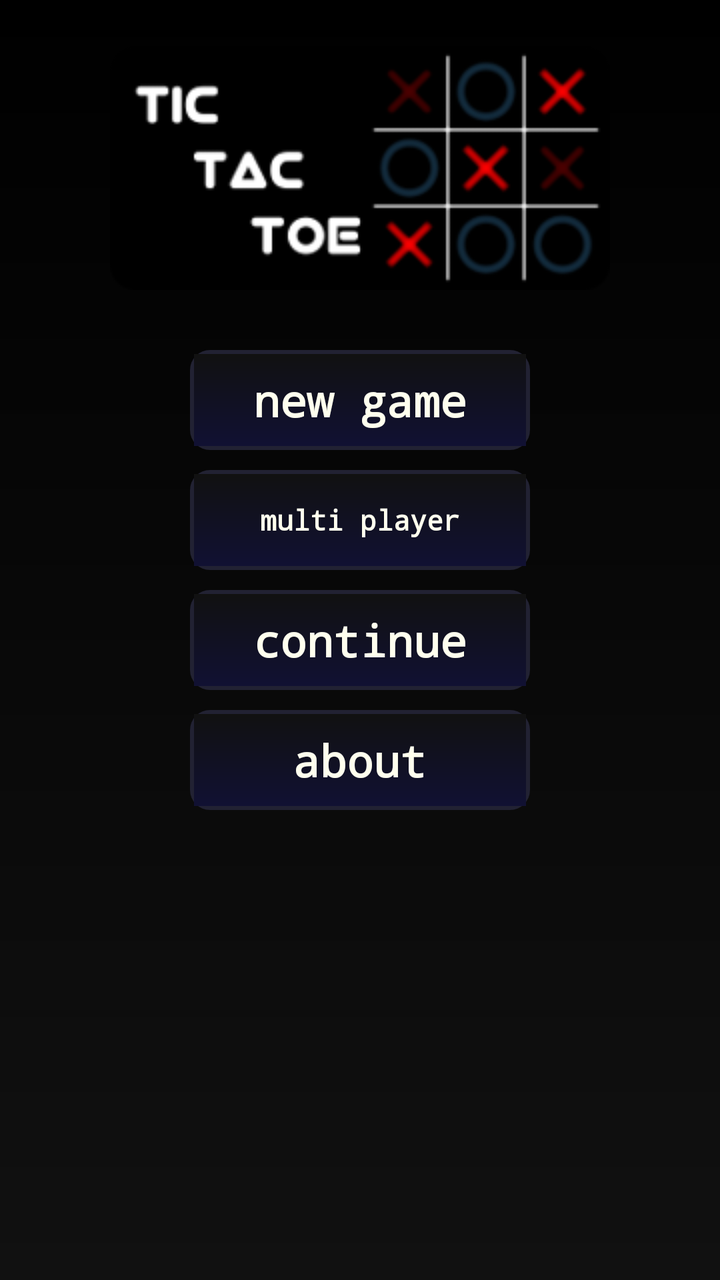
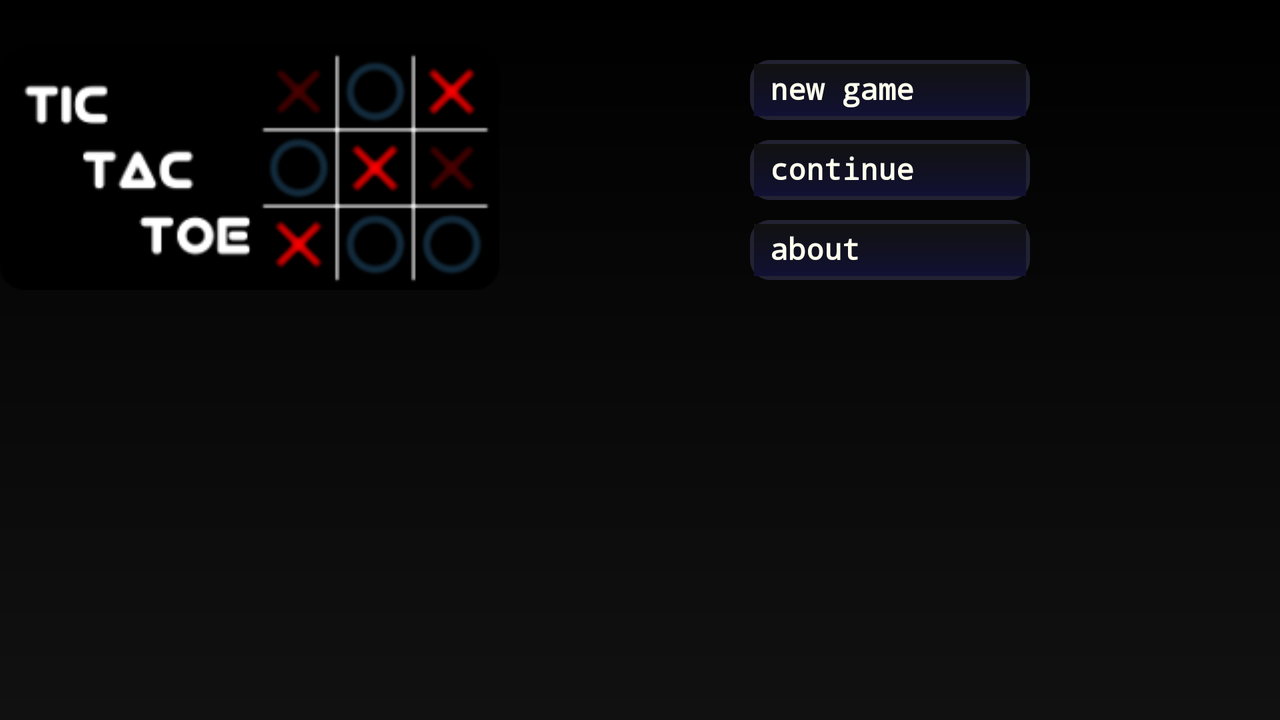

An Android layout and its configuration variant, each rendered on a device that would load it. The default file and the variant file are quoted in full after the pictures.
<!-- AndroidManifest.xml: application theme android:Theme.Holo -->
<!-- res/layout/activity_main.xml -->
<RelativeLayout xmlns:android="http://schemas.android.com/apk/res/android"
    xmlns:tools="http://schemas.android.com/tools"
    android:layout_width="match_parent"
    android:layout_height="match_parent"
    android:paddingBottom="@dimen/activity_vertical_margin"
    android:paddingLeft="@dimen/activity_horizontal_margin"
    android:paddingRight="@dimen/activity_horizontal_margin"
    android:paddingTop="@dimen/activity_vertical_margin"
    tools:context=".MainActivity" 
    android:background="@drawable/gradient_background"
    >

    <ImageView
        android:id="@+id/imageView1"
        android:layout_width="wrap_content"
        android:layout_height="wrap_content"
        android:layout_alignParentTop="true"
        android:layout_centerHorizontal="true"
        android:layout_marginTop="23dp"
        android:src="@drawable/logo2" />

    <LinearLayout
        android:layout_width="fill_parent"
        android:layout_height="wrap_content"
        android:layout_below="@+id/imageView1"
        android:layout_centerHorizontal="true"
        android:layout_marginTop="20dp"
        android:gravity="center"
        android:orientation="vertical"
        android:padding="5dp" >

        <Button
            android:id="@+id/new_game"
            android:layout_width="170dp"
            android:layout_height="50dp"
            android:layout_margin="5dp"
            android:background="@drawable/button_background"
            android:paddingBottom="4dp"
            android:paddingLeft="10dp"
            android:paddingRight="10dp"
            android:paddingTop="4dp"
            android:text="@string/new_game"
            android:textAppearance="?android:attr/textAppearanceLargeInverse"
            android:textColor="@color/text_color"
            android:textStyle="bold"
            android:typeface="monospace" 
            android:onClick="button_click"
            />

        <Button
            android:id="@+id/multi_player"
            android:layout_width="170dp"
            android:layout_height="50dp"
            android:layout_margin="5dp"
            android:background="@drawable/button_background"
            android:paddingBottom="4dp"
            android:paddingLeft="10dp"
            android:paddingRight="10dp"
            android:paddingTop="4dp"
            android:text="@string/multi_player"
            android:textAppearance="?android:attr/textAppearanceSmallInverse"
            android:textColor="@color/text_color"
            android:textStyle="bold"
            android:typeface="monospace" 
            android:onClick="button_click"
            />
        
        <Button
            android:id="@+id/continue_game"
            android:layout_width="170dp"
            android:layout_height="50dp"
            android:layout_margin="5dp"
            android:background="@drawable/button_background"
            android:paddingBottom="4dp"
            android:paddingLeft="10dp"
            android:paddingRight="10dp"
            android:paddingTop="4dp"
            android:text="@string/continue_game"
            android:textAppearance="?android:attr/textAppearanceLargeInverse"
            android:textColor="@color/text_color"
            android:textStyle="bold"
            android:onClick="button_click"
            android:typeface="monospace" />

        <Button
            android:id="@+id/about_game"
            android:layout_width="170dp"
            android:layout_height="50dp"
            android:layout_margin="5dp"
            android:background="@drawable/button_background"
            android:paddingBottom="4dp"
            android:paddingLeft="10dp"
            android:paddingRight="10dp"
            android:paddingTop="4dp"
            android:text="@string/about_game"
            android:textAppearance="?android:attr/textAppearanceLargeInverse"
            android:textColor="@color/text_color"
            android:textStyle="bold"
            android:onClick="button_click"
            android:typeface="monospace" />
    </LinearLayout>

</RelativeLayout>
<!-- resources referenced by this layout -->
<resources>
  <color name="text_color">#FFFFEE</color>
  <!-- drawable button_background (drawable) -->
  <?xml version="1.0" encoding="utf-8"?>
  <layer-list xmlns:android="http://schemas.android.com/apk/res/android" >
      <item >
      <shape android:shape="rectangle" >
          <solid android:color="#222233" />
          <corners android:radius="10dip" />
       </shape>   
      </item>
      
      <item android:left="2dip" android:right="2dip" android:top="2dip" android:bottom="2dip">
          <shape>
              <gradient
                  android:startColor="#111111"
                  android:endColor="#111133"
                  android:angle="270"
                  />
              </shape>
       </item>
          
          
  
  </layer-list>
  <!-- drawable gradient_background (drawable) -->
  <?xml version="1.0" encoding="utf-8"?>
  <shape xmlns:android="http://schemas.android.com/apk/res/android"
      android:shape="rectangle">
  <gradient 
      android:startColor="#000000"
      android:endColor="#111111"
      android:angle="270"
       />
     
  </shape>
  <!-- drawable logo2: png bitmap (drawable, 13576 bytes) -->
  <string name="about_game">about</string>
  <string name="continue_game">continue</string>
  <string name="multi_player">multi player</string>
  <string name="new_game">new game</string>
</resources>
<!-- res/layout-land/activity_main.xml (the author's variant of the layout above) -->
<!-- drawn on the phone turned sideways -->
<LinearLayout xmlns:android="http://schemas.android.com/apk/res/android"
    xmlns:tools="http://schemas.android.com/tools"
    android:orientation="horizontal"
    android:layout_width="match_parent"
    android:layout_height="match_parent"
    android:paddingBottom="@dimen/activity_vertical_margin"
    android:paddingLeft="@dimen/activity_horizontal_margin"
    android:paddingRight="@dimen/activity_horizontal_margin"
    android:paddingTop="@dimen/activity_vertical_margin"
    tools:context=".MainActivity" 
    android:background="@drawable/gradient_background"
    >

    

    <ImageView
        android:id="@+id/imageView1"
        android:layout_width="wrap_content"
        android:layout_height="wrap_content"
        
        android:layout_marginTop="23dp"
        android:src="@drawable/logo2" />

    <LinearLayout
        android:layout_width="fill_parent"
        android:layout_height="wrap_content"
        android:layout_marginTop="20dp"
        android:gravity="center"
        android:orientation="vertical"
        android:padding="5dp" >

        <Button
            android:id="@+id/button1"
            android:layout_width="140dp"
            android:layout_height="30dp"
            android:layout_margin="5dp"
            android:background="@drawable/button_background"
            android:gravity="left"
            android:paddingBottom="4dp"
            android:paddingLeft="10dp"
            android:paddingRight="10dp"
            android:paddingTop="4dp"
            android:text="@string/new_game"
            android:textColor="@color/text_color"
            android:textSize="15sp"
            android:textStyle="bold"
            android:typeface="monospace" />

        <Button
            android:id="@+id/button2"
            android:layout_width="140dp"
            android:layout_height="30dp"
            android:layout_margin="5dp"
            android:background="@drawable/button_background"
            android:gravity="left"
            android:paddingBottom="4dp"
            android:paddingLeft="10dp"
            android:paddingRight="10dp"
            android:paddingTop="4dp"
            android:text="@string/continue_game"
            android:textAppearance="?android:attr/textAppearanceLargeInverse"
            android:textColor="@color/text_color"
            android:textSize="15sp"
            android:textStyle="bold"
            android:typeface="monospace" />

        <Button
            android:id="@+id/button3"
            android:layout_width="140dp"
            android:layout_height="30dp"
            android:layout_margin="5dp"
            android:background="@drawable/button_background"
            android:gravity="left"
            android:paddingBottom="4dp"
            android:paddingLeft="10dp"
            android:paddingRight="10dp"
            android:paddingTop="4dp"
            android:text="@string/about_game"
            android:textAppearance="?android:attr/textAppearanceLargeInverse"
            android:textColor="@color/text_color"
            android:textSize="15sp"
            android:textStyle="bold"
            android:typeface="monospace" />

    </LinearLayout>

</LinearLayout>
<!-- resources referenced by the variant -->
<!-- as the phone turned sideways resolves them -->
<resources>
  <color name="text_color">#FFFFEE</color>
  <!-- drawable button_background (drawable) -->
  <?xml version="1.0" encoding="utf-8"?>
  <layer-list xmlns:android="http://schemas.android.com/apk/res/android" >
      <item >
      <shape android:shape="rectangle" >
          <solid android:color="#222233" />
          <corners android:radius="10dip" />
       </shape>   
      </item>
      
      <item android:left="2dip" android:right="2dip" android:top="2dip" android:bottom="2dip">
          <shape>
              <gradient
                  android:startColor="#111111"
                  android:endColor="#111133"
                  android:angle="270"
                  />
              </shape>
       </item>
          
          
  
  </layer-list>
  <!-- drawable gradient_background (drawable) -->
  <?xml version="1.0" encoding="utf-8"?>
  <shape xmlns:android="http://schemas.android.com/apk/res/android"
      android:shape="rectangle">
  <gradient 
      android:startColor="#000000"
      android:endColor="#111111"
      android:angle="270"
       />
     
  </shape>
  <!-- drawable logo2: png bitmap (drawable, 13576 bytes) -->
  <string name="about_game">about</string>
  <string name="continue_game">continue</string>
  <string name="new_game">new game</string>
</resources>
